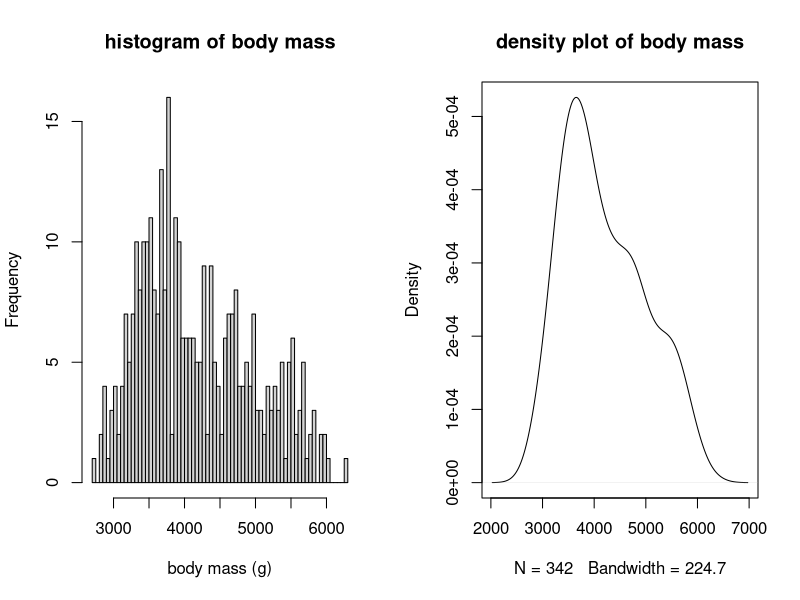
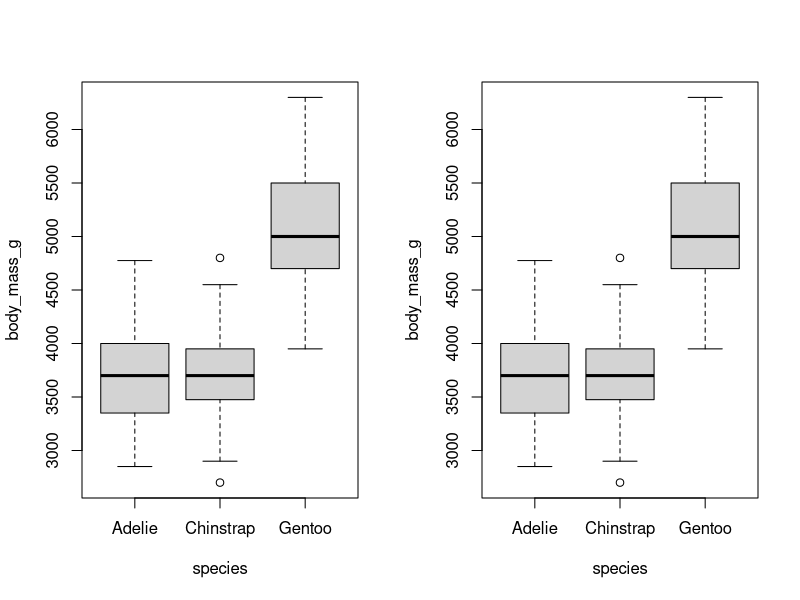
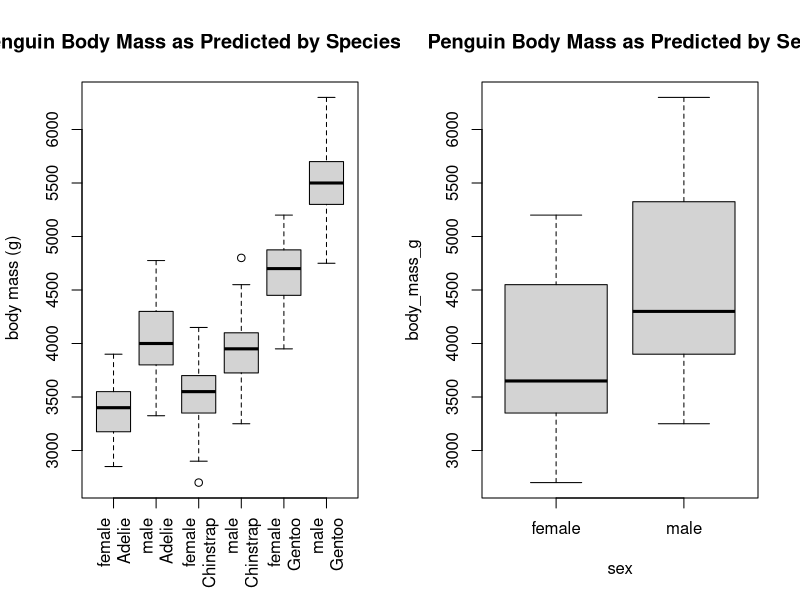

Write the R code that produced these figures, in order. (Note: this script raises an error after producing the figures.)
## ---- chunk 1

require(palmerpenguins)

t.test(subset(penguins, species == "Gentoo")$flipper_length_mm)

## ---- chunk 2
t.test(
  x = subset(penguins, species == "Gentoo")$flipper_length_mm,
  mu = 218
)
## ---- chunk 3
t.test(
  x = subset(penguins, species == "Gentoo")$flipper_length_mm,
  mu = 218,
  alternative = "less"
)
## ---- chunk 4
t.test(flipper_length_mm ~ species, data = subset(penguins, species != "Chinstrap"))
## ---- chunk 5
t.test(flipper_length_mm ~ species, data = subset(penguins, species != "Chinstrap"),
         
  alternative = "less"    
       )
## ---- chunk 6
par(mfrow = c(1, 2))
hist(penguins$body_mass_g, breaks = 80, main = "histogram of body mass", xlab = "body mass (g)")
plot(density(penguins$body_mass_g, na.rm = TRUE), main = "density plot of body mass")
## ---- chunk 7
boxplot(body_mass_g ~ species, data = penguins)
## ---- chunk 8
dat_chinstrap = subset(penguins, species == "Chinstrap")
mean(dat_chinstrap$body_mass_g, na.rm = TRUE)
## ---- chunk 9
shapiro.test(dat_chinstrap$body_mass_g)
## ---- chunk 10
aggregate(body_mass_g ~ species, data = penguins, FUN = mean)
## ---- chunk 11
aggregate(
  body_mass_g ~ species,
  data = penguins,
  FUN = function(x) shapiro.test(x)$p.value)
## ---- chunk 12
fit_species = lm(body_mass_g ~ species, data = penguins)
## ---- chunk 13
summary(fit_species)
## ---- chunk 14
anova(fit_species)
## ---- chunk 15
fit_species = lm(body_mass_g ~ species, data = penguins)
## ---- chunk 16
summary(fit_species)
## ---- chunk 17
anova(fit_species)
## ---- chunk 18
summary(fit_species)
## ---- chunk 19
anova(fit_species)
## ---- chunk 20
boxplot(body_mass_g ~ species, data = penguins)
## ---- chunk 21
fit_additive = lm(body_mass_g ~ sex + species, data = penguins)
## ---- chunk 22
fit_interactive = lm(body_mass_g ~ sex * species, data = penguins)
 summary(fit_interactive)
## ---- chunk 23

lm(bill_length_mm ~ body_mass_g, data = penguins)
## ---- chunk 24
boxplot(body_mass_g~ sex*species,
    data = penguins,
    main="Penguin Body Mass as Predicted by Species & Sex", ylab=" body mass (g)",   xlab = " ", 
    names=c("female\nAdelie", "male\nAdelie", "female\nChinstrap", "male\nChinstrap", "female\nGentoo", "male\nGentoo"), las=3)
## ---- chunk 25
boxplot(
 
  formula = body_mass_g ~ sex,
    data = penguins,
  main ="Penguin Body Mass as Predicted by Sex"
)
## ---- chunk 26
fit_both = 
  lm(
    formula = body_mass_g ~ sex * species,
    data = penguins)
## ---- chunk 27
summary(fit_both)
## ---- chunk 28
aggregate(
  formula = body_mass_g ~ sex * species, 
  data = penguins,
  FUN = mean, na.rm = TRUE)
